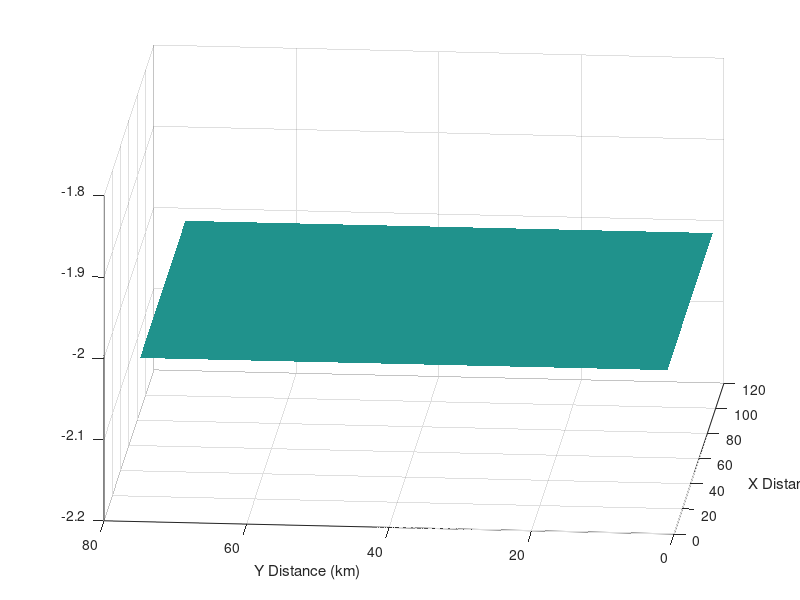

Write the MATLAB code that produced this figure.
function createInitialTopographyInputFile

    xSize = 110;
    ySize = 75;
    wd = zeros(ySize, xSize);

%     Set the initial water depth as flat surface with glob.initWD from the parameter file
    wd(:,:) = 2;
%     wd(1:30,:) = 200;

% %     Set the initial water depth as a ramp surface deepening with increasing y
%     for y = 1:int16(ySize)
%        wd(y,:) = y-1;
%     end
    
    figure(4)
    g1 = surface(-wd); % NB water depths are positive but to plot as elevation convert to negative
    view([-85 25]);
    set(g1,'LineStyle','none');
    grid on;
    xlabel('X Distance (km)');
    ylabel('Y Distance (km)');
    
    save('C:\Users\isabel16\Dropbox\gits2s\carbocatS2S\Carbo-CAT\params\initialTopographySubSection.txt', 'wd', '-ascii');
    
end
